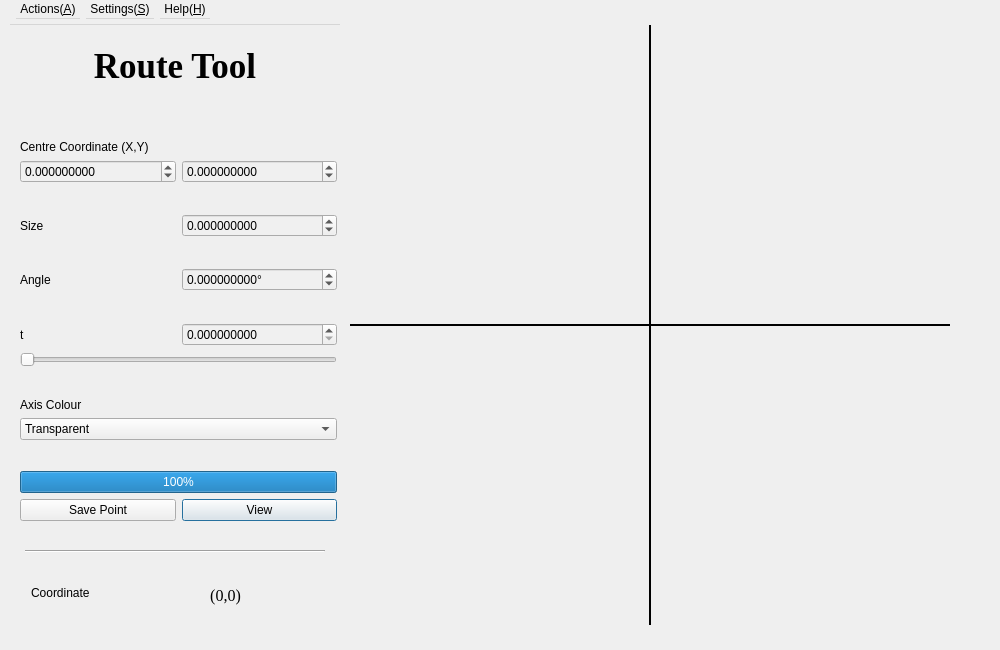
<?xml version="1.0" encoding="UTF-8"?>
<ui version="4.0">
 <class>Route_Tool</class>
 <widget class="QDialog" name="Route_Tool">
  <property name="geometry">
   <rect>
    <x>0</x>
    <y>0</y>
    <width>1000</width>
    <height>650</height>
   </rect>
  </property>
  <property name="palette">
   <palette>
    <active>
     <colorrole role="Base">
      <brush brushstyle="SolidPattern">
       <color alpha="255">
        <red>240</red>
        <green>240</green>
        <blue>240</blue>
       </color>
      </brush>
     </colorrole>
    </active>
    <inactive>
     <colorrole role="Base">
      <brush brushstyle="SolidPattern">
       <color alpha="255">
        <red>240</red>
        <green>240</green>
        <blue>240</blue>
       </color>
      </brush>
     </colorrole>
    </inactive>
    <disabled>
     <colorrole role="Base">
      <brush brushstyle="SolidPattern">
       <color alpha="255">
        <red>240</red>
        <green>240</green>
        <blue>240</blue>
       </color>
      </brush>
     </colorrole>
    </disabled>
   </palette>
  </property>
  <property name="windowTitle">
   <string>Route Tool</string>
  </property>
  <property name="windowIcon">
   <iconset resource="Icon_resources.qrc">
    <normaloff>:/Menu Icon/Route_Tool.svg</normaloff>:/Menu Icon/Route_Tool.svg</iconset>
  </property>
  <property name="locale">
   <locale language="English" country="UnitedKingdom"/>
  </property>
  <widget class="QLabel" name="Route_View">
   <property name="geometry">
    <rect>
     <x>350</x>
     <y>25</y>
     <width>600</width>
     <height>600</height>
    </rect>
   </property>
   <property name="mouseTracking">
    <bool>true</bool>
   </property>
   <property name="text">
    <string/>
   </property>
   <property name="alignment">
    <set>Qt::AlignCenter</set>
   </property>
  </widget>
  <widget class="QLabel" name="label">
   <property name="geometry">
    <rect>
     <x>25</x>
     <y>30</y>
     <width>300</width>
     <height>71</height>
    </rect>
   </property>
   <property name="font">
    <font>
     <family>Times New Roman</family>
     <pointsize>26</pointsize>
     <weight>75</weight>
     <bold>true</bold>
    </font>
   </property>
   <property name="text">
    <string>Route Tool</string>
   </property>
   <property name="alignment">
    <set>Qt::AlignCenter</set>
   </property>
  </widget>
  <widget class="Line" name="line">
   <property name="geometry">
    <rect>
     <x>25</x>
     <y>550</y>
     <width>300</width>
     <height>3</height>
    </rect>
   </property>
   <property name="orientation">
    <enum>Qt::Horizontal</enum>
   </property>
  </widget>
  <widget class="QLabel" name="Label_Coordinate">
   <property name="geometry">
    <rect>
     <x>130</x>
     <y>570</y>
     <width>191</width>
     <height>51</height>
    </rect>
   </property>
   <property name="font">
    <font>
     <family>Times New Roman</family>
     <pointsize>12</pointsize>
    </font>
   </property>
   <property name="text">
    <string>(0,0)</string>
   </property>
   <property name="alignment">
    <set>Qt::AlignCenter</set>
   </property>
  </widget>
  <widget class="QLabel" name="label_3">
   <property name="geometry">
    <rect>
     <x>31</x>
     <y>583</y>
     <width>81</width>
     <height>20</height>
    </rect>
   </property>
   <property name="text">
    <string>Coordinate</string>
   </property>
  </widget>
  <widget class="QWidget" name="gridLayoutWidget">
   <property name="geometry">
    <rect>
     <x>20</x>
     <y>140</y>
     <width>317</width>
     <height>381</height>
    </rect>
   </property>
   <layout class="QGridLayout" name="gridLayout">
    <item row="16" column="1">
     <widget class="QPushButton" name="pushButton_view">
      <property name="locale">
       <locale language="English" country="UnitedKingdom"/>
      </property>
      <property name="text">
       <string>View</string>
      </property>
     </widget>
    </item>
    <item row="4" column="0">
     <spacer name="verticalSpacer_2">
      <property name="orientation">
       <enum>Qt::Vertical</enum>
      </property>
      <property name="sizeHint" stdset="0">
       <size>
        <width>20</width>
        <height>40</height>
       </size>
      </property>
     </spacer>
    </item>
    <item row="7" column="0">
     <widget class="QLabel" name="label_6">
      <property name="text">
       <string>t</string>
      </property>
     </widget>
    </item>
    <item row="1" column="0">
     <widget class="QDoubleSpinBox" name="doubleSpinBox_centreX">
      <property name="decimals">
       <number>9</number>
      </property>
      <property name="minimum">
       <double>-99.999999000000003</double>
      </property>
      <property name="maximum">
       <double>99.999999000000003</double>
      </property>
     </widget>
    </item>
    <item row="13" column="0" colspan="2">
     <widget class="QComboBox" name="comboBox_axisColour">
      <item>
       <property name="text">
        <string>Transparent</string>
       </property>
      </item>
      <item>
       <property name="text">
        <string>Black</string>
       </property>
      </item>
      <item>
       <property name="text">
        <string>White</string>
       </property>
      </item>
      <item>
       <property name="text">
        <string>Red</string>
       </property>
      </item>
      <item>
       <property name="text">
        <string>Green</string>
       </property>
      </item>
      <item>
       <property name="text">
        <string>Blue</string>
       </property>
      </item>
      <item>
       <property name="text">
        <string>Yellow</string>
       </property>
      </item>
      <item>
       <property name="text">
        <string>Gray</string>
       </property>
      </item>
     </widget>
    </item>
    <item row="7" column="1">
     <widget class="QDoubleSpinBox" name="doubleSpinBox_t">
      <property name="decimals">
       <number>9</number>
      </property>
      <property name="maximum">
       <double>1.000000000000000</double>
      </property>
      <property name="singleStep">
       <double>0.010000000000000</double>
      </property>
     </widget>
    </item>
    <item row="3" column="1">
     <widget class="QDoubleSpinBox" name="doubleSpinBox_size">
      <property name="decimals">
       <number>9</number>
      </property>
      <property name="minimum">
       <double>-99.999999000000003</double>
      </property>
      <property name="maximum">
       <double>99.999999000000003</double>
      </property>
     </widget>
    </item>
    <item row="14" column="0">
     <spacer name="verticalSpacer_3">
      <property name="orientation">
       <enum>Qt::Vertical</enum>
      </property>
      <property name="sizeHint" stdset="0">
       <size>
        <width>20</width>
        <height>40</height>
       </size>
      </property>
     </spacer>
    </item>
    <item row="0" column="0" colspan="2">
     <widget class="QLabel" name="label_4">
      <property name="text">
       <string>Centre Coordinate (X,Y)</string>
      </property>
     </widget>
    </item>
    <item row="3" column="0">
     <widget class="QLabel" name="label_2">
      <property name="text">
       <string>Size</string>
      </property>
     </widget>
    </item>
    <item row="12" column="0" colspan="2">
     <widget class="QLabel" name="label_5">
      <property name="text">
       <string>Axis Colour</string>
      </property>
     </widget>
    </item>
    <item row="15" column="0" colspan="2">
     <widget class="QProgressBar" name="progressBar">
      <property name="value">
       <number>100</number>
      </property>
     </widget>
    </item>
    <item row="2" column="0">
     <spacer name="verticalSpacer">
      <property name="orientation">
       <enum>Qt::Vertical</enum>
      </property>
      <property name="sizeHint" stdset="0">
       <size>
        <width>20</width>
        <height>40</height>
       </size>
      </property>
     </spacer>
    </item>
    <item row="8" column="0" colspan="2">
     <widget class="QSlider" name="Slider_time">
      <property name="maximum">
       <number>1000000000</number>
      </property>
      <property name="singleStep">
       <number>1</number>
      </property>
      <property name="pageStep">
       <number>10000</number>
      </property>
      <property name="orientation">
       <enum>Qt::Horizontal</enum>
      </property>
     </widget>
    </item>
    <item row="6" column="0">
     <spacer name="verticalSpacer_5">
      <property name="orientation">
       <enum>Qt::Vertical</enum>
      </property>
      <property name="sizeHint" stdset="0">
       <size>
        <width>20</width>
        <height>40</height>
       </size>
      </property>
     </spacer>
    </item>
    <item row="9" column="0">
     <spacer name="verticalSpacer_4">
      <property name="orientation">
       <enum>Qt::Vertical</enum>
      </property>
      <property name="sizeHint" stdset="0">
       <size>
        <width>20</width>
        <height>40</height>
       </size>
      </property>
     </spacer>
    </item>
    <item row="1" column="1">
     <widget class="QDoubleSpinBox" name="doubleSpinBox_centreY">
      <property name="decimals">
       <number>9</number>
      </property>
      <property name="minimum">
       <double>-99.999999000000003</double>
      </property>
      <property name="maximum">
       <double>99.999999000000003</double>
      </property>
     </widget>
    </item>
    <item row="16" column="0">
     <widget class="QPushButton" name="pushButton_Save">
      <property name="text">
       <string>Save Point</string>
      </property>
     </widget>
    </item>
    <item row="5" column="0">
     <widget class="QLabel" name="label_7">
      <property name="text">
       <string>Angle</string>
      </property>
     </widget>
    </item>
    <item row="5" column="1">
     <widget class="QDoubleSpinBox" name="doubleSpinBox_angle">
      <property name="suffix">
       <string>°</string>
      </property>
      <property name="decimals">
       <number>9</number>
      </property>
      <property name="minimum">
       <double>-10000.000000000000000</double>
      </property>
      <property name="maximum">
       <double>10000.000000000000000</double>
      </property>
     </widget>
    </item>
   </layout>
  </widget>
  <widget class="Line" name="Axis_x">
   <property name="geometry">
    <rect>
     <x>350</x>
     <y>324</y>
     <width>600</width>
     <height>2</height>
    </rect>
   </property>
   <property name="mouseTracking">
    <bool>true</bool>
   </property>
   <property name="frameShadow">
    <enum>QFrame::Plain</enum>
   </property>
   <property name="lineWidth">
    <number>2</number>
   </property>
   <property name="orientation">
    <enum>Qt::Horizontal</enum>
   </property>
  </widget>
  <widget class="Line" name="Axis_y">
   <property name="geometry">
    <rect>
     <x>649</x>
     <y>25</y>
     <width>2</width>
     <height>600</height>
    </rect>
   </property>
   <property name="mouseTracking">
    <bool>true</bool>
   </property>
   <property name="frameShadow">
    <enum>QFrame::Plain</enum>
   </property>
   <property name="lineWidth">
    <number>2</number>
   </property>
   <property name="orientation">
    <enum>Qt::Vertical</enum>
   </property>
  </widget>
  <widget class="QMenuBar" name="menubar">
   <property name="geometry">
    <rect>
     <x>10</x>
     <y>0</y>
     <width>330</width>
     <height>25</height>
    </rect>
   </property>
   <property name="palette">
    <palette>
     <active>
      <colorrole role="Base">
       <brush brushstyle="SolidPattern">
        <color alpha="255">
         <red>240</red>
         <green>240</green>
         <blue>240</blue>
        </color>
       </brush>
      </colorrole>
     </active>
     <inactive>
      <colorrole role="Base">
       <brush brushstyle="SolidPattern">
        <color alpha="255">
         <red>240</red>
         <green>240</green>
         <blue>240</blue>
        </color>
       </brush>
      </colorrole>
     </inactive>
     <disabled>
      <colorrole role="Base">
       <brush brushstyle="SolidPattern">
        <color alpha="255">
         <red>240</red>
         <green>240</green>
         <blue>240</blue>
        </color>
       </brush>
      </colorrole>
     </disabled>
    </palette>
   </property>
   <widget class="QMenu" name="menuActions">
    <property name="title">
     <string>Actions(&amp;A)</string>
    </property>
    <addaction name="actionView"/>
    <addaction name="actionSave_Point"/>
    <addaction name="separator"/>
    <addaction name="actionBack_to_main_window"/>
   </widget>
   <widget class="QMenu" name="menuSettings">
    <property name="title">
     <string>Settings(&amp;S)</string>
    </property>
    <widget class="QMenu" name="menuLayer">
     <property name="title">
      <string>Layer</string>
     </property>
     <addaction name="actionMixed_2"/>
     <addaction name="separator"/>
     <addaction name="actionFractal_1"/>
     <addaction name="actionFractal_2"/>
     <addaction name="actionFractal_3"/>
     <addaction name="actionFractal_4"/>
     <addaction name="separator"/>
     <addaction name="actionPicture_1"/>
     <addaction name="actionPicture_2"/>
     <addaction name="separator"/>
     <addaction name="actionWatermark"/>
    </widget>
    <widget class="QMenu" name="menuImage_quiality">
     <property name="title">
      <string>Image quiality</string>
     </property>
     <addaction name="actionHigh"/>
     <addaction name="actionLow"/>
    </widget>
    <widget class="QMenu" name="menuCoordinate_mouse_tracking">
     <property name="title">
      <string>Coordinate mouse tracking</string>
     </property>
     <addaction name="actionOn"/>
     <addaction name="actionOff"/>
    </widget>
    <widget class="QMenu" name="menuWidth_Size">
     <property name="title">
      <string>Width/Size</string>
     </property>
     <addaction name="action0_5"/>
     <addaction name="action0_8"/>
     <addaction name="action1"/>
     <addaction name="action1_2"/>
     <addaction name="action1_5"/>
     <addaction name="action2_0"/>
    </widget>
    <addaction name="menuLayer"/>
    <addaction name="menuImage_quiality"/>
    <addaction name="menuCoordinate_mouse_tracking"/>
    <addaction name="menuWidth_Size"/>
   </widget>
   <widget class="QMenu" name="menuHelp">
    <property name="title">
     <string>Help(&amp;H)</string>
    </property>
    <addaction name="actionRoute_Tool_Help"/>
    <addaction name="separator"/>
    <addaction name="actionFractal_Designer_Help"/>
   </widget>
   <addaction name="menuActions"/>
   <addaction name="menuSettings"/>
   <addaction name="menuHelp"/>
  </widget>
  <action name="actionBack_to_main_window">
   <property name="icon">
    <iconset resource="Icon_resources.qrc">
     <normaloff>:/Menu Icon/Previous.svg</normaloff>:/Menu Icon/Previous.svg</iconset>
   </property>
   <property name="text">
    <string>Back to main window</string>
   </property>
   <property name="shortcut">
    <string>Ctrl+W</string>
   </property>
  </action>
  <action name="actionRoute_Tool_Help">
   <property name="icon">
    <iconset resource="Icon_resources.qrc">
     <normaloff>:/icon/Menu Icon/Help.svg</normaloff>:/icon/Menu Icon/Help.svg</iconset>
   </property>
   <property name="text">
    <string>Route Tool Help</string>
   </property>
   <property name="shortcut">
    <string>Ctrl+H</string>
   </property>
  </action>
  <action name="actionMixed">
   <property name="text">
    <string>Mixed</string>
   </property>
  </action>
  <action name="actionFractal_1">
   <property name="checkable">
    <bool>true</bool>
   </property>
   <property name="checked">
    <bool>true</bool>
   </property>
   <property name="text">
    <string>Fractal 1</string>
   </property>
  </action>
  <action name="actionFractal_2">
   <property name="enabled">
    <bool>false</bool>
   </property>
   <property name="text">
    <string>Fractal 2</string>
   </property>
  </action>
  <action name="actionFractal_3">
   <property name="enabled">
    <bool>false</bool>
   </property>
   <property name="text">
    <string>Fractal 3</string>
   </property>
  </action>
  <action name="actionFractal_4">
   <property name="enabled">
    <bool>false</bool>
   </property>
   <property name="text">
    <string>Fractal 4</string>
   </property>
  </action>
  <action name="actionMixed_2">
   <property name="checkable">
    <bool>true</bool>
   </property>
   <property name="checked">
    <bool>true</bool>
   </property>
   <property name="text">
    <string>Mixed</string>
   </property>
  </action>
  <action name="actionHigh">
   <property name="checkable">
    <bool>true</bool>
   </property>
   <property name="checked">
    <bool>true</bool>
   </property>
   <property name="text">
    <string>High</string>
   </property>
  </action>
  <action name="actionLow">
   <property name="enabled">
    <bool>false</bool>
   </property>
   <property name="text">
    <string>Low</string>
   </property>
  </action>
  <action name="actionOn">
   <property name="checkable">
    <bool>true</bool>
   </property>
   <property name="checked">
    <bool>true</bool>
   </property>
   <property name="text">
    <string>On</string>
   </property>
  </action>
  <action name="actionOff">
   <property name="enabled">
    <bool>false</bool>
   </property>
   <property name="text">
    <string>Off</string>
   </property>
  </action>
  <action name="actionFractal_Designer_Help">
   <property name="icon">
    <iconset resource="Icon_resources.qrc">
     <normaloff>:/icon/Menu Icon/Help.svg</normaloff>:/icon/Menu Icon/Help.svg</iconset>
   </property>
   <property name="text">
    <string>Fractal Designer Help</string>
   </property>
  </action>
  <action name="actionView">
   <property name="text">
    <string>View</string>
   </property>
   <property name="shortcut">
    <string>Shift+V</string>
   </property>
  </action>
  <action name="actionSave_Point">
   <property name="icon">
    <iconset resource="Icon_resources.qrc">
     <normaloff>:/icon/Menu Icon/Save.svg</normaloff>:/icon/Menu Icon/Save.svg</iconset>
   </property>
   <property name="text">
    <string>Save Point</string>
   </property>
   <property name="shortcut">
    <string>Ctrl+S</string>
   </property>
  </action>
  <action name="actionPicture_1">
   <property name="enabled">
    <bool>false</bool>
   </property>
   <property name="text">
    <string>Picture 1</string>
   </property>
  </action>
  <action name="actionPicture_2">
   <property name="enabled">
    <bool>false</bool>
   </property>
   <property name="text">
    <string>Picture 2</string>
   </property>
  </action>
  <action name="actionWatermark">
   <property name="enabled">
    <bool>false</bool>
   </property>
   <property name="text">
    <string>Watermark</string>
   </property>
  </action>
  <action name="action0_5">
   <property name="checkable">
    <bool>true</bool>
   </property>
   <property name="text">
    <string>0.5</string>
   </property>
  </action>
  <action name="action0_8">
   <property name="checkable">
    <bool>true</bool>
   </property>
   <property name="text">
    <string>0.8</string>
   </property>
  </action>
  <action name="action1">
   <property name="checkable">
    <bool>true</bool>
   </property>
   <property name="checked">
    <bool>true</bool>
   </property>
   <property name="text">
    <string>1.0</string>
   </property>
  </action>
  <action name="action1_2">
   <property name="checkable">
    <bool>true</bool>
   </property>
   <property name="text">
    <string>1.2</string>
   </property>
  </action>
  <action name="action1_5">
   <property name="checkable">
    <bool>true</bool>
   </property>
   <property name="text">
    <string>1.5</string>
   </property>
  </action>
  <action name="action2_0">
   <property name="checkable">
    <bool>true</bool>
   </property>
   <property name="text">
    <string>2.0</string>
   </property>
  </action>
 </widget>
 <resources>
  <include location="Icon_resources.qrc"/>
 </resources>
 <connections/>
</ui>
